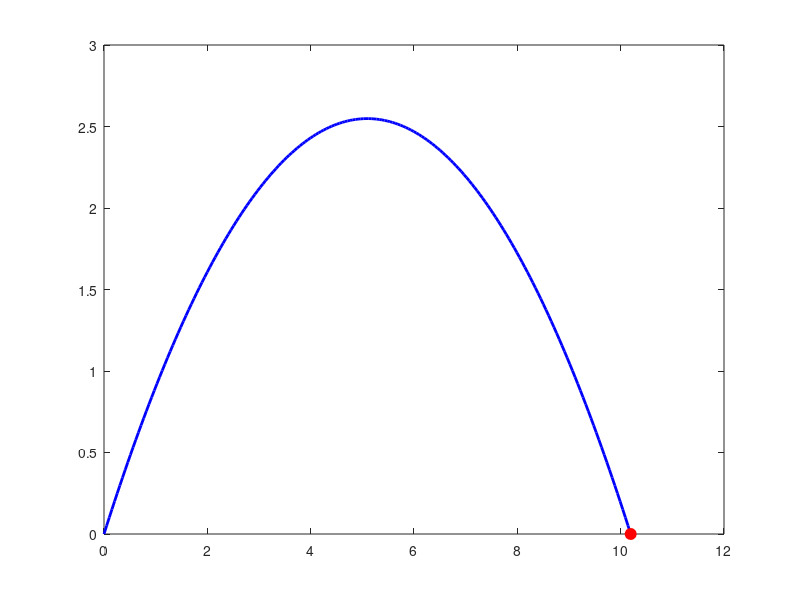

Write MATLAB code to recreate this figure.
% 포물선 운동 매개변수 설정
g = 9.81; % 중력가속도 (m/s^2)
v0 = 10; % 초기 속도 (m/s)
theta = 45; % 발사 각도 (deg)
theta = deg2rad(theta); % 라디안 변환

% 초기 속도 성분 분해
v0x = v0 * cos(theta);
v0y = v0 * sin(theta);

% 최대 비행 시간
t_max = 2 * v0y / g;

% 시간 벡터 생성
t = linspace(0, t_max, 200);

% 포물선 좌표 계산
x = v0x .* t;
y = v0y .* t - 0.5 * g .* t.^2;

% 그래프 창 설정
figure;
axis([0 max(x)*1.1 0 max(y)*1.1]);
xlabel('거리 (m)');
ylabel('높이 (m)');
title('포물선 운동 애니메이션');

% 애니메이션 실행
for i=1:length(t)
    plot(x(1:i), y(1:i), 'b-', 'LineWidth', 2);
    hold on;
    plot(x(i), y(i), 'ro', 'MarkerSize', 8, 'MarkerFaceColor', 'r');
    hold off;
    pause(0.02);
end
